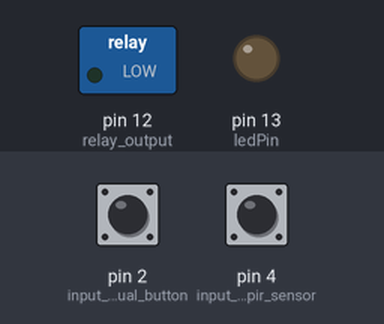
Bench run of a sketch on a simulated Arduino Uno, built with avr-gcc and run on an emulated ATmega328P. On the bench: switched loads named in the sketch (green lamp = pin HIGH), output pins drawn as LEDs (lit = HIGH). Dashed ring = blinking. The inputs (shaded band) are chosen by the test bench; at power-on: pin 2 (input_from_manual_button) LOW, pin 4 (input_from_pir_sensor) LOW. What the sketch prints to the serial monitor is not drawn.

Above: at 1.2 s.
1.3 s: pin 2 (input_from_manual_button) pulled HIGH for 0.15 s
At 1.38 s:
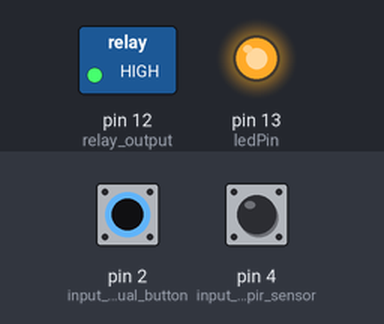
2.9 s: pin 4 (input_from_pir_sensor) driven HIGH
At 4.1 s:
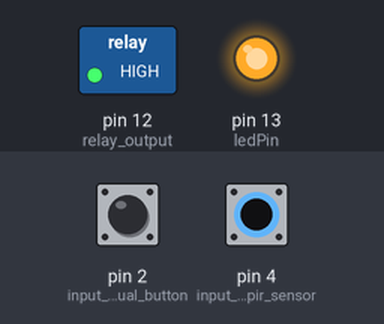
4.4 s: pin 4 (input_from_pir_sensor) driven LOW
At 6.1 s:
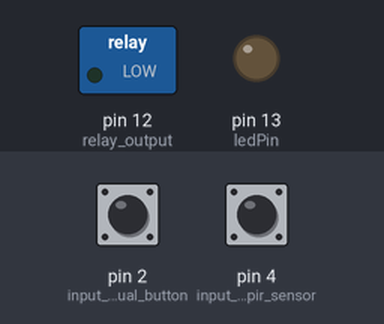
7.4 s: pin 2 (input_from_manual_button) pulled HIGH for 1 s
At 8.1 s:
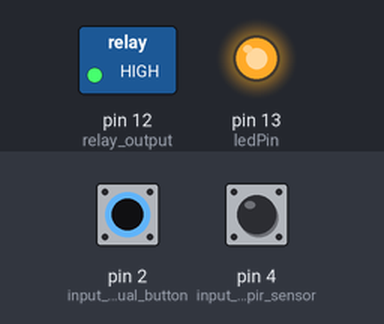
11.4 s: pin 2 (input_from_manual_button) pulsed HIGH 2 times (0.12 s each, 0.3 s apart)
At 11.46 s:
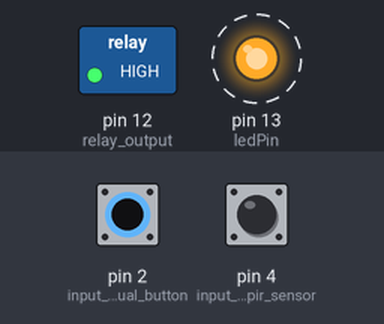
15.0 s: pin 4 (input_from_pir_sensor) pulsed HIGH 5 times (0.12 s each, 0.3 s apart)
At 16.1 s:
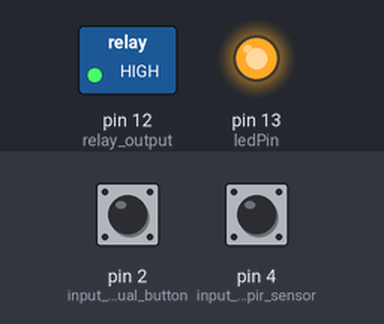
Timing chart, 0 to 18.1 s (numbered marks = the images above; inputs shaded):
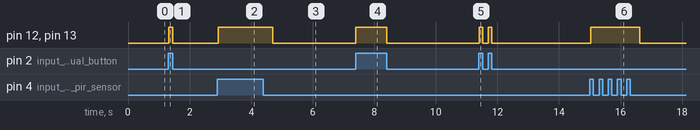

Measured:
- after the input at 1.3 s, pin 12 (relay_output), pin 13 (ledPin): LOW → HIGH at once, → LOW 0.13 s later
- after the input at 2.9 s, pin 12 (relay_output), pin 13 (ledPin): LOW → HIGH at once
- after the input at 4.4 s, pin 12 (relay_output), pin 13 (ledPin): HIGH → LOW after 0.31 s
- after the input at 7.4 s, pin 12 (relay_output), pin 13 (ledPin): LOW → HIGH at once, → LOW 1.0 s later
- after the input at 11.4 s, pin 12 (relay_output), pin 13 (ledPin): alternates HIGH for 0.11 s and LOW for 0.19 s, 4 changes in all, then stays LOW, starting at once
- after the input at 15.0 s, pin 12 (relay_output), pin 13 (ledPin): LOW → HIGH at once, → LOW 1.6 s later

The sketch:

smart_office_with_switch.ino
```cpp
int input_from_manual_button = 2;
int input_from_pir_sensor  = 4;
int relay_output = 12;

int ledPin = 13;
int val_of_automate = 0;
int val_of_manual = 0;
int counter = 0;

void setup(){
  pinMode(ledPin,OUTPUT);
  pinMode(relay_output,OUTPUT);
  pinMode(input_from_manual_button,INPUT);
  pinMode(input_from_pir_sensor,INPUT);
  Serial.begin(9600);
}

void loop(){
  val_of_manual = digitalRead(input_from_manual_button);

  if(val_of_manual == HIGH){
    jumpToManualMode();
  }

  jumpToAutomaticMode();
}

void jumpToAutomaticMode(){
  int timeLimit = 3900 * 5;
  counter = 0;
  int value_of_pir_sensor = digitalRead(input_from_pir_sensor);
  Serial.println("In Automatic mode");
  if(value_of_pir_sensor == HIGH){

    while(counter < timeLimit){// turn led on till some limit take input from sensor -> need to work on that
      value_of_pir_sensor = digitalRead(input_from_pir_sensor);
      val_of_manual = digitalRead(input_from_manual_button);
      if(val_of_manual == HIGH){
        jumpToManualMode();
        return;
      }
      if(value_of_pir_sensor == HIGH){
        counter = 0;
      }

      digitalWrite(ledPin,HIGH);
      digitalWrite(relay_output,HIGH);
      counter++;
    }

    if(counter == timeLimit){   // make LED low once time elapse
      digitalWrite(ledPin,LOW);
      digitalWrite(relay_output,LOW);
      return;
    }
  }
  else{
      digitalWrite(ledPin,LOW);
      digitalWrite(relay_output,LOW);
      return;
  }
}

void jumpToManualMode(){
  val_of_manual = digitalRead(input_from_manual_button);
  int val_of_automate_button = digitalRead(input_from_pir_sensor);

  while(val_of_manual == HIGH){
    val_of_manual = digitalRead(input_from_manual_button);
    digitalWrite(ledPin, HIGH);  // turn LED ON
    digitalWrite(relay_output, HIGH);
  }


  while(val_of_manual == LOW){
    digitalWrite(ledPin, LOW);  // turn LED OFF
    digitalWrite(relay_output, LOW);
    jumpToAutomaticMode();
    return;
  }
}
```
